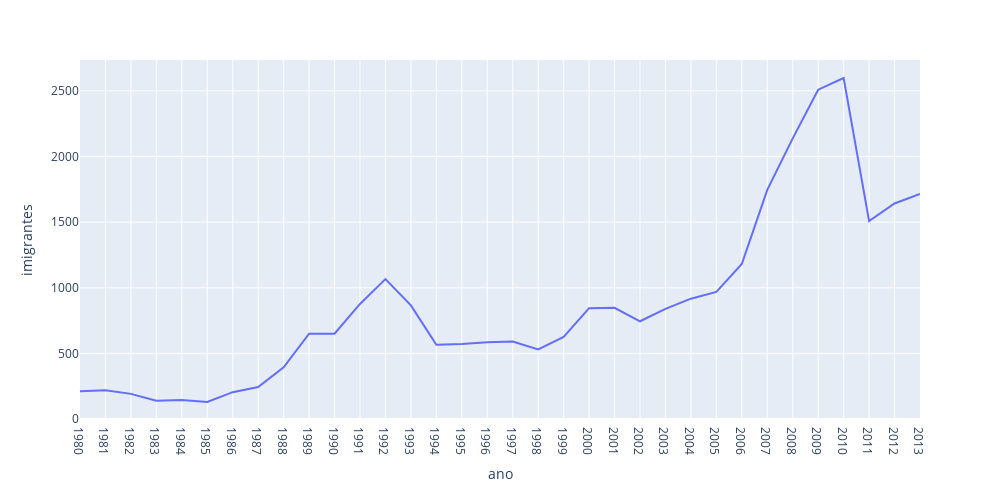

Write notebook code for a chart like this one.
### Markdown cell above
### Alterando o tamanho

### Code cell
fig = px.line(dados_brasil, x='ano', y='imigrantes')
fig.update_layout(width=1000, height=500)
fig.show()

### Figure 1 — Plotly figure (JSON) as saved in the notebook; plotly's stock layout.template omitted (floating-point values rounded to 4 significant figures)
{"data": [{"hovertemplate": "ano=%{x}<br>imigrantes=%{y}<extra></extra>", "legendgroup": "", "line": {"color": "#636efa", "dash": "solid"}, "marker": {"symbol": "circle"}, "mode": "lines", "name": "", "orientation": "v", "showlegend": false, "type": "scatter", "x": ["1980", "1981", "1982", "1983", "1984", "1985", "1986", "1987", "1988", "1989", "1990", "1991", "1992", "1993", "1994", "1995", "1996", "1997", "1998", "1999", "2000", "2001", "2002", "2003", "2004", "2005", "2006", "2007", "2008", "2009", "2010", "2011", "2012", "2013"], "xaxis": "x", "y": [211, 220, 192, 139, 145, 130, 205, 244, 394, 650, 650, 877, 1066, 866, 566, 572, 586, 591, 531, 626, 845, 847, 745, 839, 917, 969, 1181, 1746, 2138, 2509, 2598, 1508, 1642, 1714], "yaxis": "y"}], "layout": {"height": 500, "legend": {"tracegroupgap": 0}, "margin": {"t": 60}, "width": 1000, "xaxis": {"anchor": "y", "domain": [0, 1], "title": {"text": "ano"}}, "yaxis": {"anchor": "x", "domain": [0, 1], "title": {"text": "imigrantes"}}}}
